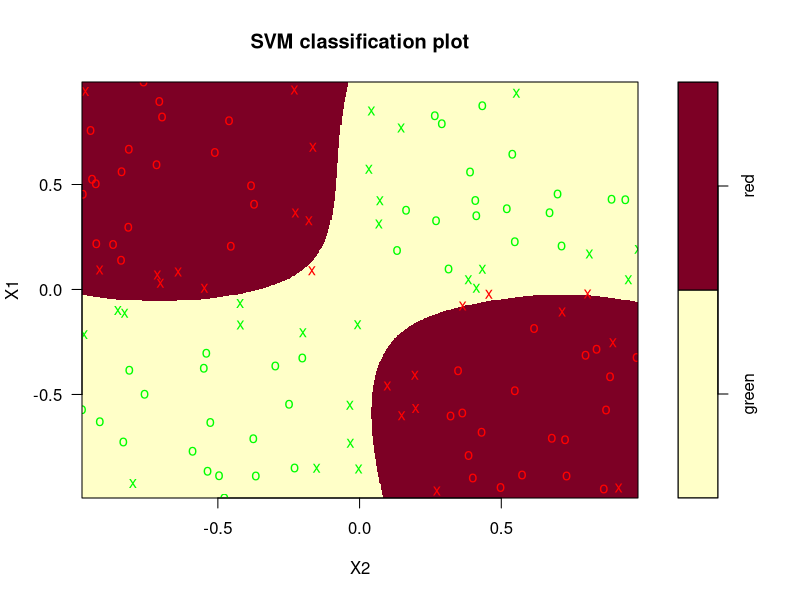
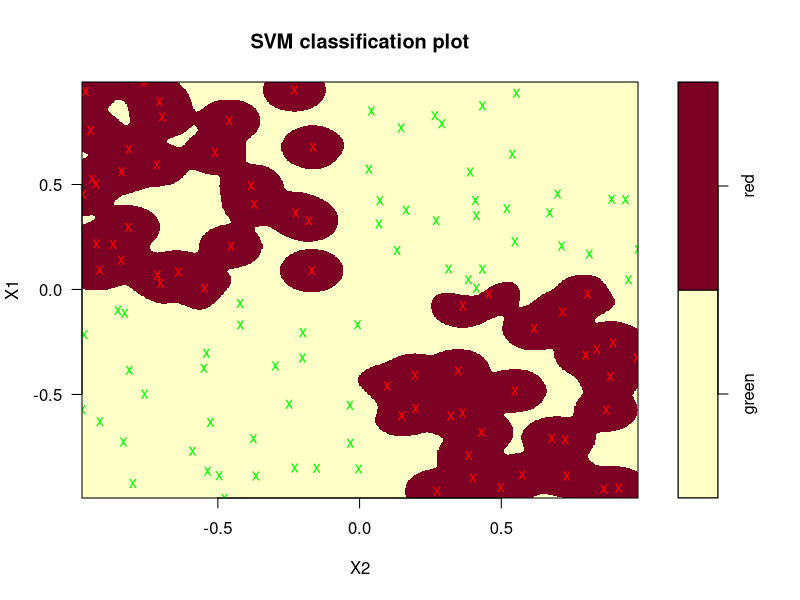

These charts were generated, in order, by the following R code:
library(e1071)

data_train <- read.table("Lab 3/svmdata5.txt", sep = "\t", stringsAsFactors = TRUE)
data_test <- read.table("Lab 3/svmdata5test.txt", sep = "\t", stringsAsFactors = TRUE)

# radial
gamma_list <- seq(1, 101, 100)

for (gamma in gamma_list) {
  model <- svm(Colors ~ ., data = data_train, type = "C-classification",
               cost = 1, kerner = "radial", gamma = gamma)

  result <- table(data_test$Color, predict(model, data_test))
  accuracy <- (result[1] + result[4]) / sum(result)
  print(accuracy)

  plot(model, data_train, grid = 500, symbolPalette = c("Green", "Red"))
}

# polynomial and sibmoid
print('polynomial and sibmoid')
kernel_list <- c("polynomial", "sigmoid")
for (kernel in kernel_list) {
  model <- svm(Colors ~ ., data = data_train, type = "C-classification", cost = 1,
               kernel = kernel, gamma = 1, degree = 2)

  result <- table(data_test$Color, predict(model, data_test))
  accuracy <- (result[1] + result[4]) / sum(result)
  print(accuracy)
}